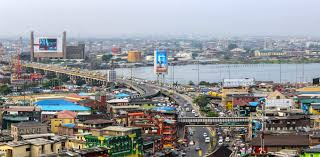
#> input picture Week 1/img/lagos.jpg, 320 x 157 px
$ jupyter execute Practice-2.ipynb
#> lines starting #> are read from the running program, lines starting #| are printed output that depends on the picture
[cell 1]
import cv2

path = 'img/lagos.jpg'

img = cv2.imread(path, 0)
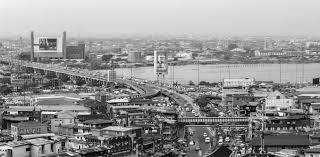
#> img: shape (157, 320); min 0, max 255, mean 147.7

window_name = 'VR Headset'

cv2.imshow(window_name, img)

cv2.waitKey(0)

cv2.destroyAllWindows()
